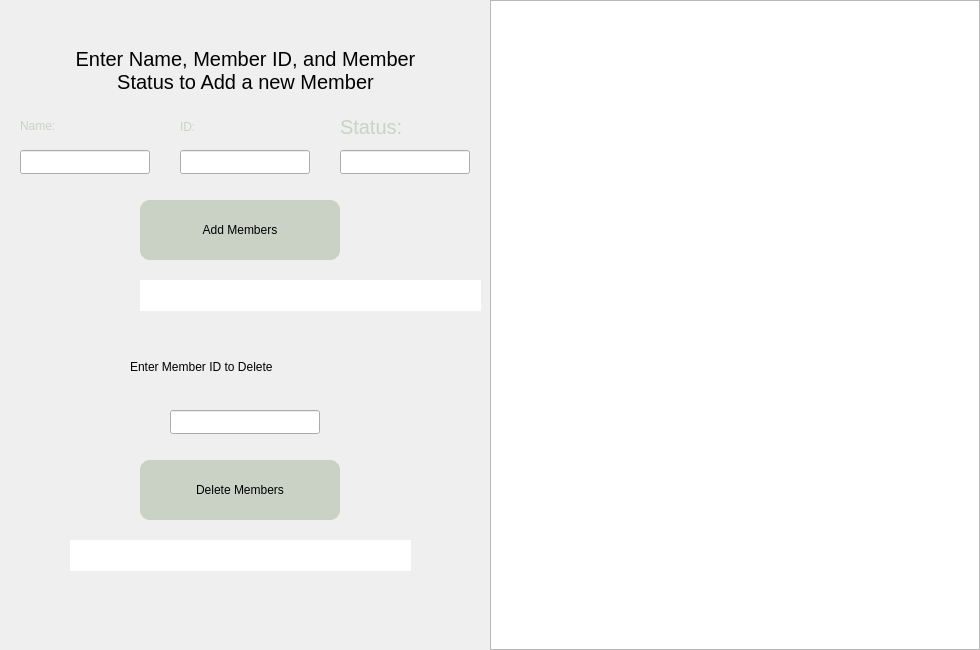
<?xml version="1.0" encoding="UTF-8"?>
<ui version="4.0">
 <class>AddMembers</class>
 <widget class="QDialog" name="AddMembers">
  <property name="geometry">
   <rect>
    <x>0</x>
    <y>0</y>
    <width>980</width>
    <height>650</height>
   </rect>
  </property>
  <property name="windowTitle">
   <string>AddMembers</string>
  </property>
  <property name="styleSheet">
   <string notr="true"/>
  </property>
  <widget class="QTableView" name="tableView">
   <property name="geometry">
    <rect>
     <x>490</x>
     <y>0</y>
     <width>490</width>
     <height>650</height>
    </rect>
   </property>
   <property name="styleSheet">
    <string notr="true">
QHeaderView::section, QTableCornerButton::section {background-color: rgb(202, 210, 197); color:rgb(0, 0, 0)};

color:rgb(255, 255, 255);


</string>
   </property>
  </widget>
  <widget class="QLineEdit" name="nameEdit">
   <property name="geometry">
    <rect>
     <x>20</x>
     <y>150</y>
     <width>130</width>
     <height>24</height>
    </rect>
   </property>
   <property name="styleSheet">
    <string notr="true">color:rgb(202, 210, 197);</string>
   </property>
  </widget>
  <widget class="QLineEdit" name="numberEdit">
   <property name="geometry">
    <rect>
     <x>180</x>
     <y>150</y>
     <width>130</width>
     <height>24</height>
    </rect>
   </property>
   <property name="styleSheet">
    <string notr="true">color:rgb(202, 210, 197);</string>
   </property>
  </widget>
  <widget class="QTextBrowser" name="addError">
   <property name="geometry">
    <rect>
     <x>140</x>
     <y>280</y>
     <width>341</width>
     <height>31</height>
    </rect>
   </property>
   <property name="font">
    <font>
     <family>Nirmala UI</family>
     <pointsize>13</pointsize>
    </font>
   </property>
   <property name="layoutDirection">
    <enum>Qt::LeftToRight</enum>
   </property>
   <property name="autoFillBackground">
    <bool>false</bool>
   </property>
   <property name="styleSheet">
    <string notr="true">text-align:center;
</string>
   </property>
   <property name="frameShape">
    <enum>QFrame::NoFrame</enum>
   </property>
   <property name="lineWidth">
    <number>0</number>
   </property>
  </widget>
  <widget class="QTextBrowser" name="deleteError">
   <property name="geometry">
    <rect>
     <x>70</x>
     <y>540</y>
     <width>341</width>
     <height>31</height>
    </rect>
   </property>
   <property name="autoFillBackground">
    <bool>true</bool>
   </property>
   <property name="styleSheet">
    <string notr="true">text-align:center;
color:rgb(202, 210, 197);</string>
   </property>
   <property name="frameShape">
    <enum>QFrame::NoFrame</enum>
   </property>
  </widget>
  <widget class="QPushButton" name="addmembers_2">
   <property name="enabled">
    <bool>true</bool>
   </property>
   <property name="geometry">
    <rect>
     <x>140</x>
     <y>200</y>
     <width>200</width>
     <height>60</height>
    </rect>
   </property>
   <property name="styleSheet">
    <string notr="true">background-color: rgb(202, 210, 197);
color:rgb(0, 0, 0);
font: 350 13pt &quot;Nirmala UI&quot;;
border-radius:10px;
</string>
   </property>
   <property name="text">
    <string>Add Members</string>
   </property>
  </widget>
  <widget class="QPushButton" name="deletemembers_2">
   <property name="enabled">
    <bool>true</bool>
   </property>
   <property name="geometry">
    <rect>
     <x>140</x>
     <y>460</y>
     <width>200</width>
     <height>60</height>
    </rect>
   </property>
   <property name="styleSheet">
    <string notr="true">background-color: rgb(202, 210, 197);
color:rgb(0, 0, 0);
font: 350 13pt &quot;Nirmala UI&quot;;
border-radius:10px;
</string>
   </property>
   <property name="text">
    <string>Delete Members</string>
   </property>
  </widget>
  <widget class="QLabel" name="label">
   <property name="geometry">
    <rect>
     <x>20</x>
     <y>110</y>
     <width>131</width>
     <height>31</height>
    </rect>
   </property>
   <property name="styleSheet">
    <string notr="true">font: 350 15pt &quot;Nirmala UI&quot;;
color:rgb(202, 210, 197);</string>
   </property>
   <property name="text">
    <string>Name:</string>
   </property>
  </widget>
  <widget class="QLabel" name="label_2">
   <property name="geometry">
    <rect>
     <x>180</x>
     <y>110</y>
     <width>131</width>
     <height>34</height>
    </rect>
   </property>
   <property name="styleSheet">
    <string notr="true">font: 350 15pt &quot;Nirmala UI&quot;;
color:rgb(202, 210, 197);</string>
   </property>
   <property name="text">
    <string>ID:</string>
   </property>
  </widget>
  <widget class="QLabel" name="label_3">
   <property name="geometry">
    <rect>
     <x>340</x>
     <y>110</y>
     <width>91</width>
     <height>34</height>
    </rect>
   </property>
   <property name="font">
    <font>
     <family>Nirmala UI</family>
     <pointsize>15</pointsize>
     <italic>false</italic>
     <bold>false</bold>
    </font>
   </property>
   <property name="styleSheet">
    <string notr="true">font: 350 15pt &quot;Nirmala UI&quot;;
color:rgb(202, 210, 197);</string>
   </property>
   <property name="text">
    <string>Status:</string>
   </property>
  </widget>
  <widget class="QLineEdit" name="memberEdit">
   <property name="geometry">
    <rect>
     <x>340</x>
     <y>150</y>
     <width>130</width>
     <height>24</height>
    </rect>
   </property>
   <property name="styleSheet">
    <string notr="true">color:rgb(202, 210, 197);</string>
   </property>
  </widget>
  <widget class="QLineEdit" name="numberEdit_2">
   <property name="geometry">
    <rect>
     <x>170</x>
     <y>410</y>
     <width>150</width>
     <height>24</height>
    </rect>
   </property>
   <property name="styleSheet">
    <string notr="true">color:rgb(202, 210, 197);</string>
   </property>
  </widget>
  <widget class="QLabel" name="label_4">
   <property name="geometry">
    <rect>
     <x>130</x>
     <y>350</y>
     <width>231</width>
     <height>34</height>
    </rect>
   </property>
   <property name="styleSheet">
    <string notr="true">font: 350 15pt &quot;Nirmala UI&quot;;
</string>
   </property>
   <property name="text">
    <string>Enter Member ID to Delete</string>
   </property>
  </widget>
  <widget class="QLabel" name="label_5">
   <property name="geometry">
    <rect>
     <x>70</x>
     <y>40</y>
     <width>351</width>
     <height>61</height>
    </rect>
   </property>
   <property name="font">
    <font>
     <family>Nirmala UI</family>
     <pointsize>15</pointsize>
    </font>
   </property>
   <property name="text">
    <string>Enter Name, Member ID, and Member Status to Add a new Member</string>
   </property>
   <property name="alignment">
    <set>Qt::AlignCenter</set>
   </property>
   <property name="wordWrap">
    <bool>true</bool>
   </property>
  </widget>
 </widget>
 <resources/>
 <connections/>
</ui>
